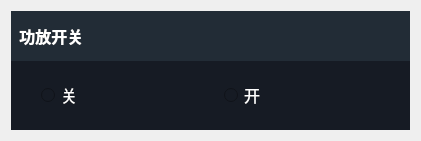
     <widget class="QFrame" name="frame_8">
      <property name="geometry">
       <rect>
        <x>300</x>
        <y>540</y>
        <width>421</width>
        <height>141</height>
       </rect>
      </property>
      <property name="frameShape">
       <enum>QFrame::NoFrame</enum>
      </property>
      <property name="frameShadow">
       <enum>QFrame::Sunken</enum>
      </property>
      <property name="lineWidth">
       <number>1</number>
      </property>
      <property name="midLineWidth">
       <number>0</number>
      </property>
      <layout class="QVBoxLayout" name="verticalLayout_8">
       <property name="spacing">
        <number>0</number>
       </property>
       <item>
        <widget class="QLabel" name="label_9">
         <property name="sizePolicy">
          <sizepolicy hsizetype="Preferred" vsizetype="Fixed">
           <horstretch>0</horstretch>
           <verstretch>0</verstretch>
          </sizepolicy>
         </property>
         <property name="minimumSize">
          <size>
           <width>0</width>
           <height>50</height>
          </size>
         </property>
         <property name="maximumSize">
          <size>
           <width>16777215</width>
           <height>50</height>
          </size>
         </property>
         <property name="font">
          <font>
           <family>微软雅黑</family>
           <pointsize>12</pointsize>
           <weight>75</weight>
           <bold>true</bold>
          </font>
         </property>
         <property name="styleSheet">
          <string notr="true">color:rgb(255, 255, 255);
background:rgb(34, 44, 54);</string>
         </property>
         <property name="text">
          <string>  功放开关</string>
         </property>
        </widget>
       </item>
       <item>
        <widget class="QWidget" name="widget_8" native="true">
         <property name="styleSheet">
          <string notr="true">background:rgb(22, 27, 36);</string>
         </property>
         <layout class="QHBoxLayout" name="horizontalLayout_3">
          <property name="leftMargin">
           <number>30</number>
          </property>
          <item>
           <widget class="QRadioButton" name="amplifierClose">
            <property name="font">
             <font>
              <family>微软雅黑</family>
              <pointsize>12</pointsize>
             </font>
            </property>
            <property name="styleSheet">
             <string notr="true">color:rgb(255, 255, 255);</string>
            </property>
            <property name="text">
             <string>关</string>
            </property>
           </widget>
          </item>
          <item>
           <widget class="QRadioButton" name="amplifierOpen">
            <property name="minimumSize">
             <size>
              <width>50</width>
              <height>50</height>
             </size>
            </property>
            <property name="sizeIncrement">
             <size>
              <width>0</width>
              <height>0</height>
             </size>
            </property>
            <property name="font">
             <font>
              <family>微软雅黑</family>
              <pointsize>12</pointsize>
             </font>
            </property>
            <property name="styleSheet">
             <string notr="true">color:rgb(255, 255, 255);</string>
            </property>
            <property name="text">
             <string>开</string>
            </property>
           </widget>
          </item>
         </layout>
        </widget>
       </item>
      </layout>
     </widget>
